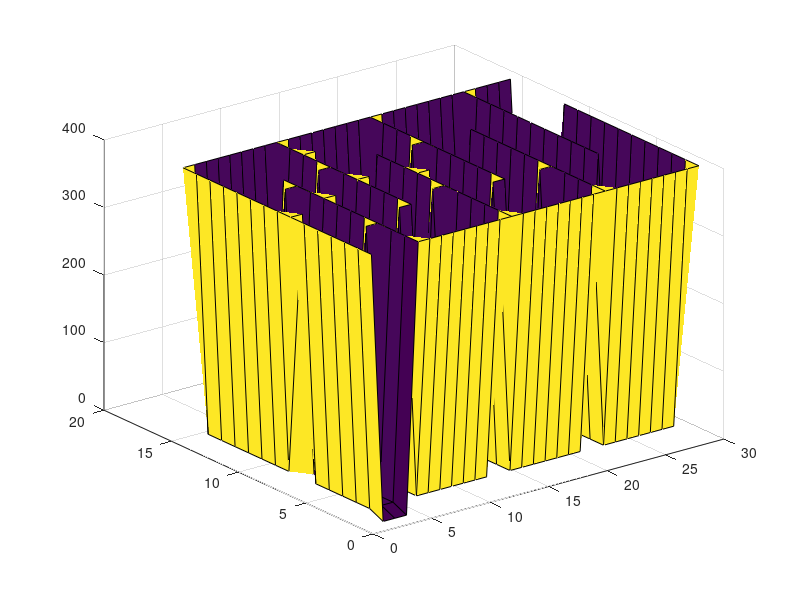
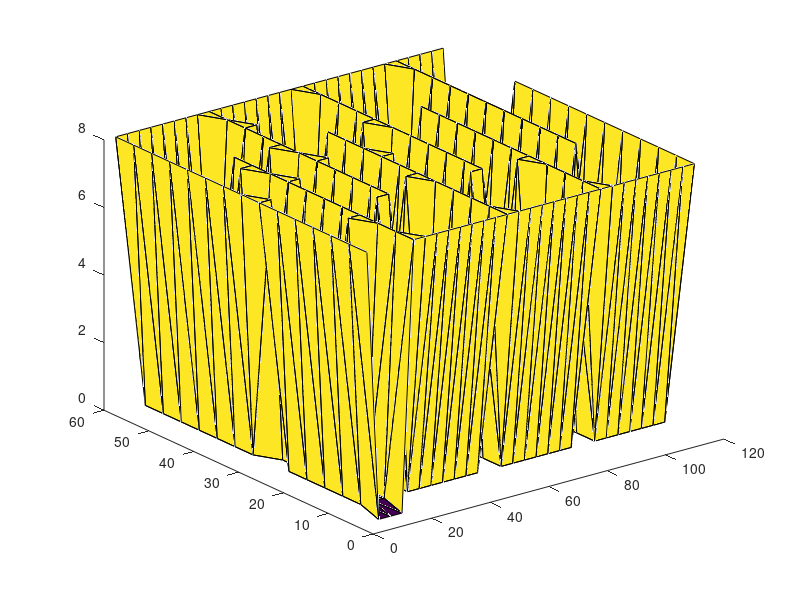

These charts were generated, in order, by the following MATLAB code:
function s=terrain_simulator()
close all


c=0;

% 1 = steps
% 2 = wedge
% 3 = image
% 4 = canyon
which=4
if (which==1)
    height=40;
    width=20;
    
  h=make_steps(width,height)
  s=convert_array_to_tri(h)
  rescale= [0.2,0.2,1]
elseif (which==2)
    height=400;
    width=100;
    
    c=c+1;
    s.vert_list{c} = [  [0  0  0];   [ height 0 4 ]     ;  [0 width  0 ]   ];
    c=c+1;
    s.vert_list{c} = [  [ height  0 4];   [  height width 4]     ;  [0 width 0 ]   ];
    rescale= [0.1,0.1,1];
elseif (which==3)
    x= imread('mit_terrain_257_v1.png');
    x= x(1:20:end,1:20:end,1); % decimate
    figure
    imagesc(x(:,:,1)) ;
    
    h =double(x(:,:,1));
    h=h+5;
    
    s=convert_array_to_tri(h)
    rescale= [1,1,0.01]   
    height = size(h,1);
    width = size(h,2);
elseif (which==4)    
    h=zeros(10,10);
    %keyboard

  h=[0     1     2     3     4     5     6     7     7     7
     0     1     2     3     4     5     6     7     7     7
     0     1     2     3     4     5     6     7     7     7
     0     0     0     0     0     0     0     8     8     8
     13    13    13    12    11    10    9     8     8     8
     13    13    13    12    11    10    9     8     8     8
     13    13    13    12    11    10    9     8     8     8
     14    14    14    0     0     0     0     0     0     0
     15    15    16    17    18    19    20    21    22    23
     15    15    16    17    18    19    20    21    22    23
     15    15    16    17    18    19    20    21    22    23]*20
 
 % maze:
 h=[400	400	400	400	400	400	400	400	400	400	400	400	400	400	400
0	10	10	10	10	10	400	10	10	10	10	10	10	10	400
0	10	10	10	10	10	10	10	10	10	10	10	10	10	400
0	10	10	400	10	10	10	10	10	400	10	10	10	10	400
400	400	400	400	400	400	400	400	400	400	400	10	10	10	400
400	10	10	10	10	10	10	400	10	10	10	10	10	10	400
400	10	10	10	10	10	10	10	10	10	10	10	10	10	400
400	10	10	10	400	10	10	10	10	10	400	10	10	10	400
400	10	10	10	400	400	400	400	400	400	400	400	400	400	400
400	10	10	10	10	10	10	10	400	10	10	10	400	10	400
400	10	10	10	10	10	10	10	10	10	10	10	10	10	400
400	10	10	10	10	400	10	10	10	10	10	10	10	10	400
400	400	400	400	400	400	400	400	400	400	400	10	10	10	400
400	10	10	10	10	10	10	400	10	10	10	10	10	10	400
400	10	10	10	10	10	10	10	10	10	10	10	10	10	400
400	10	10	10	400	10	10	10	10	10	400	10	10	10	400
400	10	10	10	400	400	400	400	400	400	400	400	400	400	400
400	10	10	10	10	10	10	10	10	10	10	10	10	10	400
400	10	10	10	10	10	10	10	10	10	10	10	10	10	400
400	10	10	10	400	10	10	10	10	10	10	10	10	10	400
400	400	400	400	400	400	400	400	400	400	400	10	10	10	400
400	10	10	10	10	10	10	10	10	10	10	10	10	10	400
400	10	10	10	10	10	10	10	10	10	10	10	10	10	400
400	10	10	10	10	10	10	10	10	10	10	10	10	10	400
400	10	10	10	400	400	400	400	400	400	400	400	400	400	400
400	10	10	10	10	10	10	10	10	10	10	10	10	10	400
400	10	10	10	10	10	10	10	10	10	10	10	10	10	400
400	10	10	10	10	10	10	10	10	10	10	10	10	10	400
400	400	400	400	400	400	400	400	400	400	400	0	0	0	400];

 
 
 
%keyboard    
  s=convert_array_to_tri(h)
  rescale= [4,4,0.02]    
    height = size(h,1);
    width = size(h,2);
end

% add floor:
%c=size(s.vert_list,2)+1;
%s.vert_list{c} = [  [0  0  0];   [ height 0 0 ]     ;  [0 width  0 ]   ];
%c=size(s.vert_list,2)+1;
%s.vert_list{c} = [  [ height  0 0];   [  height width 0]     ;  [0 width 0 ]   ];


for i=1:size(s.vert_list,2)
    s.vert_list{i}(:,1) = s.vert_list{i}(:,1)*rescale(1);
    s.vert_list{i}(:,2) = s.vert_list{i}(:,2)*rescale(2);
    s.vert_list{i}(:,3) = s.vert_list{i}(:,3)*rescale(3);
end


disp('about to plot')
do_plot=1;
if do_plot==1
    figure
    surf(h')
    axis xy
%    axis equal
    
    figure
    hold on
    for i=1:size(s.vert_list,2)
        tri1 = s.vert_list{i};
        fill3( tri1(:,1) ,  tri1(:,2)      ,  tri1(:,3) ,  max(tri1(:,3))  );
    end
end
disp('writing height map to image file')
imwrite((flipud(h'/ (max(h(:))+1) )), 'texture_image.png')





function s=convert_array_to_tri(h)
s.vert_list=[];
s.text_list=[];
for i=1:(size(h,1) -1)  % height
    for j=1:(size(h,2) -1)  % width
        % adjustments to map texture into range 0->1
        top = 1;
        bottom = repmat( (size(h) -1) , 3,1);

        tri1 = [[i i+1 i];  [j j j+1]      ;  [h(i,j)     , h(i+1,j) , h(i,j+1)]]';
        c=size(s.vert_list,2)+1;
        s.vert_list{c} =tri1;
        s.text_list{c} = (tri1(:,1:2)-top) ./ bottom;
        
        tri2 = [  [i+1 i+1 i];  [j j+1 j+1]     ;  [h(i+1,j)     , h(i+1,j+1) , h(i,j+1)]   ]';
        c=size(s.vert_list,2)+1 ;
        s.vert_list{c} =tri2;
        s.text_list{c} =(tri2(:,1:2)-top) ./ bottom;
    end
end


function h=make_steps(width,height)
h=rand(height, width)/4

%h =wiener2(h,[4 4]);
h =wiener2(h,[4 4]);

step_height = 0.2

%add some footsteps:
foot_size =[2,1];
h=set_footstep(h, 2,2,step_height , foot_size);
h=set_footstep(h, 5,5,step_height , foot_size);
h=set_footstep(h, 7,2,step_height , foot_size);
h=set_footstep(h, 10,5,step_height , foot_size);
h=set_footstep(h, 13,2,step_height , foot_size);
h=set_footstep(h, 16,5,step_height , foot_size);
h=set_footstep(h, 19,2,step_height , foot_size);
h=set_footstep(h, 22,5,step_height , foot_size);
h=set_footstep(h, 25,2,step_height , foot_size);
h=set_footstep(h, 28,5,step_height , foot_size);

h=set_footstep(h, 34,2,step_height , foot_size);
h=set_footstep(h, 34,5,step_height , foot_size);
h=set_footstep(h, 34,4,step_height , foot_size);
h=set_footstep(h, 36,4,step_height , foot_size);
h=set_footstep(h, 36,2,step_height , foot_size);
h=set_footstep(h, 36,5,step_height , foot_size);
h=set_footstep(h, 37,4,step_height , foot_size);
h=set_footstep(h, 37,2,step_height , foot_size);
h=set_footstep(h, 37,5,step_height , foot_size);


foot_size =[1,2];
h=set_footstep(h, 35,8,step_height , foot_size);
h=set_footstep(h, 38,10,step_height , foot_size);
h=set_footstep(h, 35,12,step_height , foot_size);
h=set_footstep(h, 38,14,step_height , foot_size);
h=set_footstep(h, 35,16,step_height , foot_size);
h=set_footstep(h, 38,18,step_height , foot_size);

%h=set_footstep(h, 60,30,step_height , foot_size);
%h=set_footstep(h, 100,10,step_height , foot_size);
%h=set_footstep(h, 140,30,step_height , foot_size);
%h=set_footstep(h, 180,10,step_height , foot_size);
%h=set_footstep(h, 220,30,step_height , foot_size);
%h=set_footstep(h, 260,10,step_height , foot_size);
%h=set_footstep(h, 300,30,step_height , foot_size);
%h=set_footstep(h, 360,30,step_height , foot_size);
%h=set_footstep(h, 360,10,step_height , foot_size);

% do some smoothing
%h =medfilt2(h,[4 4])

% was using this:
%h =wiener2(h,[4 4]);
%h =wiener2(h,[4 4]);

%h =filter2([1,1;1,1],h)

function h=set_footstep(h ,i,j,val, foot_size )


%for i2=(i-p_size_x:i+p_size_x)
%    for j2=(j-p_size_y:j+p_size_y)


for i2=(i:i+foot_size(1) ) % x
    for j2=(j:j+ foot_size(2) ) %y
        h(i2,j2) = val + rand/120;
    end
end